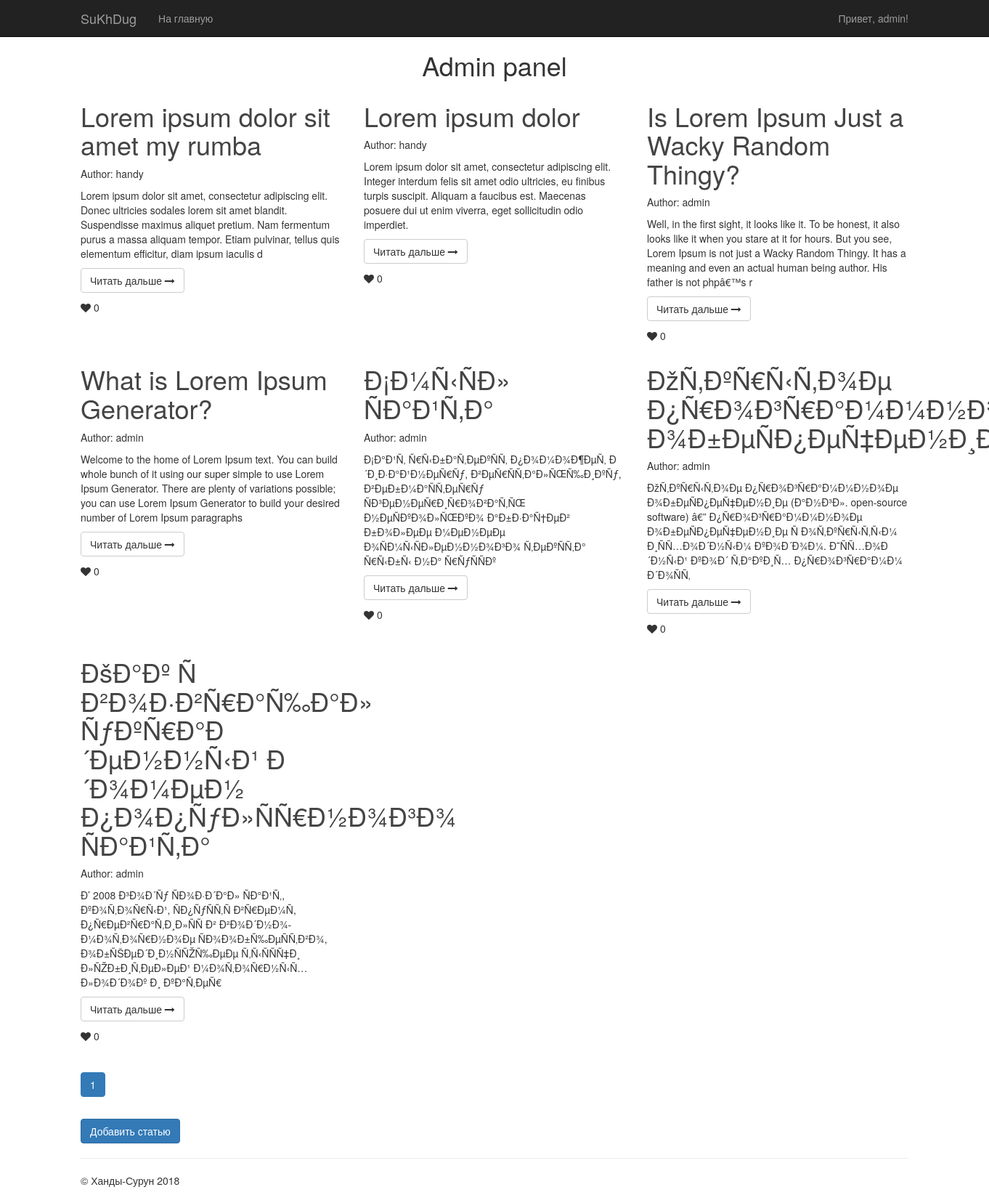
The page /admin (signed in) on the database its author committed.
### tables this page shows
CREATE TABLE `articles` (
  `id` int(11) NOT NULL AUTO_INCREMENT,
  `title` varchar(255) NOT NULL,
  `author` varchar(255) NOT NULL,
  `body` text NOT NULL,
  `short_content` varchar(255) NOT NULL,
  `like_count` int(11) NOT NULL,
  PRIMARY KEY (`id`)
);

### config/routes.php (called while the page is built)
<?php
return array(
    'admin/article/edit/([0-9]+)' => 'admin/edit/$1',
    'admin/article/([0-9]+)' => 'admin/view/$1',
    'admin/article/add' => 'admin/add',
    'articles/page/([0-9]+)' => 'articles/index/$1',
    'article/([0-9]+)' => 'articles/view/$1',
    'articles' => 'articles/index/$1',
    'about' => 'main/about',
    'contacts' => 'main/contact',
    'signup' => 'users/signup',
    'login' => 'users/login',
    'logout' => 'users/logout',
    'admin' => 'admin/index',
    '' => 'main/index'
);

### index.php (called while the page is built, shortened)
<?php
require_once(ROOT.'/config/Router.php');
$router = new Router();
$router->run();

### model/Article.php (called while the page is built, shortened)
<?php
class Article
{
    public function getArticlesList($min, $max)
    {
        $db = Database::getConnection();
        $articlesList = array();
        $sql = 'SELECT * FROM articles ORDER BY id ASC LIMIT ?, ?';
        $result = $db->prepare($sql);
        $result->bindValue(1, $min, PDO::PARAM_INT);
        $result->bindValue(2, $max, PDO::PARAM_INT);
        $result->execute();
        $i = 0;
        while($row = $result->fetch()) {
            $articlesList[$i]['id'] = $row['id'];
            $articlesList[$i]['title'] = $row['title'];
            $articlesList[$i]['author'] = $row['author'];
            $articlesList[$i]['body'] = $row['body'];
            $articlesList[$i]['short_content'] = $row['short_content'];
            $articlesList[$i]['like_count'] = $row['like_count'];
            $i++;
        }
        return $articlesList;
    }
    public function countArticles()
    {
        $db = Database::getConnection();
        $sql = "SELECT COUNT(*) FROM articles";
        $sth = $db->prepare($sql);
        $sth->execute();
        $row = $sth->fetch();
        $total = $row[0];
        return $total;
    }
}

### view/admin/index.php (the view, shortened to what this page needs)
<?php require_once(ROOT . '/view/layout.php'); ?>
<html>
<head>
</head>
<body>
    <div class="navbar navbar-inverse navbar-fixed-top" role="navigation">
        <div class="container">
            <div class="navbar-header">
                <a class="navbar-brand" href="#">SuKhDug</a>
            </div>
            <div class="collapse navbar-collapse">
                <ul class="nav navbar-nav">
                    <li><a href="/">На главную</a></li>
                </ul>
                <ul class="nav navbar-nav navbar-right">
                    <?php if (isset($_SESSION['logged'])): ?>
                        <li class="dropdown"><a href="" class="dropdown-toggle" data-toggle="dropdown">Привет, <?= $_SESSION['logged']['login']; ?>!</a>
                        </li>
                    <?php else: ?>
                        <li><a href="/login">Войти</a></li>
                    <?php endif; ?>
                </ul>
            </div>
        </div>
    </div>
    <div class="container">
        <div class="row">
            <h1 class="centered">Admin panel</h1>
            <?php foreach($articlesList as $articleItem){?>
                <div class="col-xs-12 col-sm-8 col-md-4 col-lg-4">
                    <h1><a href="/admin/article/<?= $articleItem['id'] ?>"><?= $articleItem['title']; ?></a></h1>
                    <p>Author: <?= $articleItem['author']; ?></p>
                    <p class="content<?= $articleItem['id']; ?>"><?= $articleItem['short_content']; ?></p>
                    <p><a class="btn btn-default" role="button" href="/admin/article/<?= $articleItem['id'] ?>">Читать дальше <i class="fa fa-long-arrow-right" aria-hidden="true"></i></a></p>
                    <p><i class="fa fa-heart"></i> <?= $articleItem['like_count']; ?></p>
                </div>
            <?php } ?>
        </div>
        <p class="centered">
            <ul class="pagination">
                <?= $pagination; ?>
            </ul>
         </p>
        <a href="/admin/article/add"><button class="btn btn-primary">Добавить статью</button></a>
    </div>
    <div class="container">
        <hr>
        <footer>
            <p>&copy; Ханды-Сурун 2018</p>
        </footer>
    </div>
</body>
</html>

### config/Router.php (shortened to what this page needs)
<?php
class Router
{
    private $routes;
    public function __construct()
    {
        $routesPath = 'routes.php';
        $this->routes = include($routesPath);
    }
    private function getURI()
    {
        if (!empty($_SERVER['REQUEST_URI'])) {
            return trim($_SERVER['REQUEST_URI'], '/');
        }
    }
    public function run()
    {
        $uri = $this->getURI();
        foreach ($this->routes as $uriPattern => $path) {
            if(preg_match("~$uriPattern~", $uri)) {
                $internalRoute = preg_replace("~$uriPattern~", $path, $uri);
                $segments = explode('/', $internalRoute);
                $controllerName = array_shift($segments).'Controller';
                $actionName = 'action'.ucfirst(array_shift($segments));
                $parameters = $segments;
                $controllerObject = new $controllerName;
                $result = call_user_func_array(array($controllerObject, $actionName), $parameters);
                if ($result != null) {
                    break;
                }
            }
        }
    }
}

### template/css/common-styles.css (style rules this page uses)
body { padding-top: 50px; }
.centered { text-align: center; }
a { color: #444444; }

### rows shown on the page
articles: title "Lorem ipsum dolor sit amet my rumba", author "handy", short_content "Lorem ipsum dolor sit amet, consectetur adipiscing elit. Donec ultricies sodales lorem sit amet blandit. Suspendisse maximus aliquet pretium. Nam fermentum purus a massa aliquam tempor. Etiam pulvinar, tellus quis elementum efficitur, diam ipsum iaculis d", like_count "0"
articles: title "Lorem ipsum dolor", author "handy", short_content "Lorem ipsum dolor sit amet, consectetur adipiscing elit. Integer interdum felis sit amet odio ultricies, eu finibus turpis suscipit. Aliquam a faucibus est. Maecenas posuere dui ut enim viverra, eget sollicitudin odio imperdiet.", like_count "0"
articles: title "Is Lorem Ipsum Just a Wacky Random Thingy?", author "admin", short_content "Well, in the first sight, it looks like it. To be honest, it also looks like it when you stare at it for hours. But you see, Lorem Ipsum is not just a Wacky Random Thingy. It has a meaning and even an actual human being author. His father is not phpâ€™s r", like_count "0"
articles: title "What is Lorem Ipsum Generator?", author "admin", short_content "Welcome to the home of Lorem Ipsum text. You can build whole bunch of it using our super simple to use Lorem Ipsum Generator. There are plenty of variations possible; you can use Lorem Ipsum Generator to build your desired number of Lorem Ipsum paragraphs", like_count "0"
articles: title "Ð¡Ð¼Ñ‹ÑÐ» ÑÐ°Ð¹Ñ‚Ð°", author "admin", short_content "Ð¡Ð°Ð¹Ñ‚ Ñ€Ñ‹Ð±Ð°Ñ‚ÐµÐºÑÑ‚ Ð¿Ð¾Ð¼Ð¾Ð¶ÐµÑ‚ Ð´Ð¸Ð·Ð°Ð¹Ð½ÐµÑ€Ñƒ, Ð²ÐµÑ€ÑÑ‚Ð°Ð»ÑŒÑ‰Ð¸ÐºÑƒ, Ð²ÐµÐ±Ð¼Ð°ÑÑ‚ÐµÑ€Ñƒ ÑÐ³ÐµÐ½ÐµÑ€Ð¸Ñ€Ð¾Ð²Ð°Ñ‚ÑŒ Ð½ÐµÑÐºÐ¾Ð»ÑŒÐºÐ¾ Ð°Ð±Ð·Ð°Ñ†ÐµÐ² Ð±Ð¾Ð»ÐµÐµ Ð¼ÐµÐ½ÐµÐµ Ð¾ÑÐ¼Ñ‹ÑÐ»ÐµÐ½Ð½Ð¾Ð³Ð¾ Ñ‚ÐµÐºÑÑ‚Ð° Ñ€Ñ‹Ð±Ñ‹ Ð½Ð° Ñ€ÑƒÑÑÐº", like_count "0"
articles: title "ÐžÑ‚ÐºÑ€Ñ‹Ñ‚Ð¾Ðµ…", author "admin", short_content "ÐžÑ‚ÐºÑ€Ñ‹Ñ‚Ð¾Ðµ Ð¿Ñ€Ð¾Ð³Ñ€Ð°Ð¼Ð¼Ð½Ð¾Ðµ Ð¾Ð±ÐµÑÐ¿ÐµÑ‡ÐµÐ½Ð¸Ðµ (Ð°Ð½Ð³Ð». open-source software) â€” Ð¿Ñ€Ð¾Ð³Ñ€Ð°Ð¼Ð¼Ð½Ð¾Ðµ Ð¾Ð±ÐµÑÐ¿ÐµÑ‡ÐµÐ½Ð¸Ðµ Ñ Ð¾Ñ‚ÐºÑ€Ñ‹Ñ‚Ñ‹Ð¼ Ð¸ÑÑ…Ð¾Ð´Ð½Ñ‹Ð¼ ÐºÐ¾Ð´Ð¾Ð¼. Ð˜ÑÑ…Ð¾Ð´Ð½Ñ‹Ð¹ ÐºÐ¾Ð´ Ñ‚Ð°ÐºÐ¸Ñ… Ð¿Ñ€Ð¾Ð³Ñ€Ð°Ð¼Ð¼ Ð´Ð¾ÑÑ‚", like_count "0"
articles: title "ÐšÐ°Ðº Ñ Ð²Ð¾Ð·Ð²Ñ€Ð°Ñ‰Ð°Ð» ÑƒÐºÑ€Ð°Ð´ÐµÐ½Ð½Ñ‹Ð¹ Ð´Ð¾Ð¼ÐµÐ½ Ð¿Ð¾Ð¿ÑƒÐ»ÑÑ€Ð½Ð¾Ð³Ð¾ ÑÐ°Ð¹Ñ‚Ð°", author "admin", short_content "Ð’ 2008 Ð³Ð¾Ð´Ñƒ ÑÐ¾Ð·Ð´Ð°Ð» ÑÐ°Ð¹Ñ‚, ÐºÐ¾Ñ‚Ð¾Ñ€Ñ‹Ð¹, ÑÐ¿ÑƒÑÑ‚Ñ Ð²Ñ€ÐµÐ¼Ñ, Ð¿Ñ€ÐµÐ²Ñ€Ð°Ñ‚Ð¸Ð»ÑÑ Ð² Ð²Ð¾Ð´Ð½Ð¾-Ð¼Ð¾Ñ‚Ð¾Ñ€Ð½Ð¾Ðµ ÑÐ¾Ð¾Ð±Ñ‰ÐµÑÑ‚Ð²Ð¾, Ð¾Ð±ÑŠÐµÐ´Ð¸Ð½ÑÑŽÑ‰ÐµÐµ Ñ‚Ñ‹ÑÑÑ‡Ð¸ Ð»ÑŽÐ±Ð¸Ñ‚ÐµÐ»ÐµÐ¹ Ð¼Ð¾Ñ‚Ð¾Ñ€Ð½Ñ‹Ñ… Ð»Ð¾Ð´Ð¾Ðº Ð¸ ÐºÐ°Ñ‚ÐµÑ€", like_count "0"
